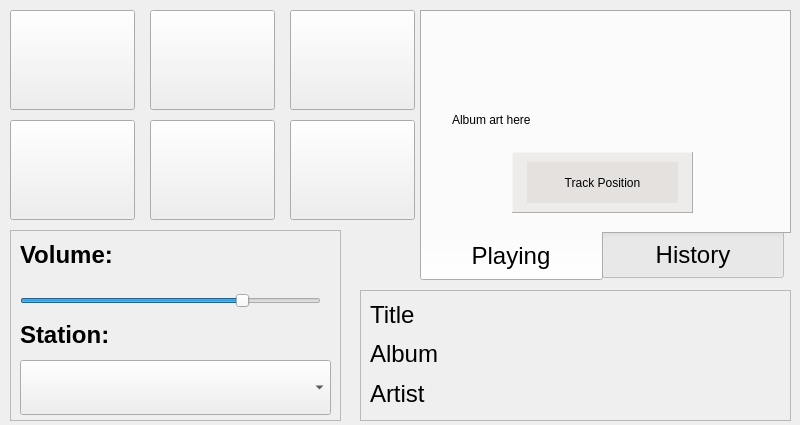
<?xml version="1.0" encoding="UTF-8"?>
<ui version="4.0">
 <class>MainWindow</class>
 <widget class="QMainWindow" name="MainWindow">
  <property name="geometry">
   <rect>
    <x>0</x>
    <y>0</y>
    <width>800</width>
    <height>425</height>
   </rect>
  </property>
  <property name="minimumSize">
   <size>
    <width>800</width>
    <height>360</height>
   </size>
  </property>
  <property name="maximumSize">
   <size>
    <width>850</width>
    <height>450</height>
   </size>
  </property>
  <property name="windowTitle">
   <string>qAndora - Internet Radio</string>
  </property>
  <property name="windowIcon">
   <iconset>
    <normaloff>images/qAndora.png</normaloff>images/qAndora.png</iconset>
  </property>
  <widget class="QWidget" name="centralwidget">
   <widget class="QTabWidget" name="mainWidget">
    <property name="geometry">
     <rect>
      <x>420</x>
      <y>10</y>
      <width>371</width>
      <height>271</height>
     </rect>
    </property>
    <property name="font">
     <font>
      <pointsize>18</pointsize>
     </font>
    </property>
    <property name="styleSheet">
     <string notr="true">QTabBar::tab { height: 50px; width: 182px; }</string>
    </property>
    <property name="tabPosition">
     <enum>QTabWidget::South</enum>
    </property>
    <property name="currentIndex">
     <number>0</number>
    </property>
    <widget class="QWidget" name="currentTab">
     <attribute name="title">
      <string>Playing</string>
     </attribute>
     <widget class="QLabel" name="albumImage">
      <property name="geometry">
       <rect>
        <x>30</x>
        <y>0</y>
        <width>300</width>
        <height>215</height>
       </rect>
      </property>
      <property name="minimumSize">
       <size>
        <width>300</width>
        <height>215</height>
       </size>
      </property>
      <property name="maximumSize">
       <size>
        <width>0</width>
        <height>0</height>
       </size>
      </property>
      <property name="text">
       <string>Album art here</string>
      </property>
      <property name="scaledContents">
       <bool>true</bool>
      </property>
     </widget>
     <widget class="QFrame" name="positionFrame">
      <property name="geometry">
       <rect>
        <x>90</x>
        <y>140</y>
        <width>181</width>
        <height>61</height>
       </rect>
      </property>
      <property name="palette">
       <palette>
        <active>
         <colorrole role="WindowText">
          <brush brushstyle="SolidPattern">
           <color alpha="255">
            <red>0</red>
            <green>0</green>
            <blue>0</blue>
           </color>
          </brush>
         </colorrole>
         <colorrole role="Button">
          <brush brushstyle="SolidPattern">
           <color alpha="125">
            <red>223</red>
            <green>220</green>
            <blue>217</blue>
           </color>
          </brush>
         </colorrole>
         <colorrole role="Light">
          <brush brushstyle="SolidPattern">
           <color alpha="125">
            <red>255</red>
            <green>255</green>
            <blue>255</blue>
           </color>
          </brush>
         </colorrole>
         <colorrole role="Midlight">
          <brush brushstyle="SolidPattern">
           <color alpha="125">
            <red>239</red>
            <green>237</green>
            <blue>236</blue>
           </color>
          </brush>
         </colorrole>
         <colorrole role="Dark">
          <brush brushstyle="SolidPattern">
           <color alpha="125">
            <red>111</red>
            <green>110</green>
            <blue>108</blue>
           </color>
          </brush>
         </colorrole>
         <colorrole role="Mid">
          <brush brushstyle="SolidPattern">
           <color alpha="125">
            <red>149</red>
            <green>147</green>
            <blue>145</blue>
           </color>
          </brush>
         </colorrole>
         <colorrole role="Text">
          <brush brushstyle="SolidPattern">
           <color alpha="255">
            <red>0</red>
            <green>0</green>
            <blue>0</blue>
           </color>
          </brush>
         </colorrole>
         <colorrole role="BrightText">
          <brush brushstyle="SolidPattern">
           <color alpha="255">
            <red>255</red>
            <green>255</green>
            <blue>255</blue>
           </color>
          </brush>
         </colorrole>
         <colorrole role="ButtonText">
          <brush brushstyle="SolidPattern">
           <color alpha="255">
            <red>0</red>
            <green>0</green>
            <blue>0</blue>
           </color>
          </brush>
         </colorrole>
         <colorrole role="Base">
          <brush brushstyle="SolidPattern">
           <color alpha="255">
            <red>255</red>
            <green>255</green>
            <blue>255</blue>
           </color>
          </brush>
         </colorrole>
         <colorrole role="Window">
          <brush brushstyle="SolidPattern">
           <color alpha="125">
            <red>223</red>
            <green>220</green>
            <blue>217</blue>
           </color>
          </brush>
         </colorrole>
         <colorrole role="Shadow">
          <brush brushstyle="SolidPattern">
           <color alpha="255">
            <red>0</red>
            <green>0</green>
            <blue>0</blue>
           </color>
          </brush>
         </colorrole>
         <colorrole role="AlternateBase">
          <brush brushstyle="SolidPattern">
           <color alpha="190">
            <red>239</red>
            <green>237</green>
            <blue>236</blue>
           </color>
          </brush>
         </colorrole>
         <colorrole role="ToolTipBase">
          <brush brushstyle="SolidPattern">
           <color alpha="255">
            <red>255</red>
            <green>255</green>
            <blue>220</blue>
           </color>
          </brush>
         </colorrole>
         <colorrole role="ToolTipText">
          <brush brushstyle="SolidPattern">
           <color alpha="255">
            <red>0</red>
            <green>0</green>
            <blue>0</blue>
           </color>
          </brush>
         </colorrole>
        </active>
        <inactive>
         <colorrole role="WindowText">
          <brush brushstyle="SolidPattern">
           <color alpha="255">
            <red>0</red>
            <green>0</green>
            <blue>0</blue>
           </color>
          </brush>
         </colorrole>
         <colorrole role="Button">
          <brush brushstyle="SolidPattern">
           <color alpha="125">
            <red>223</red>
            <green>220</green>
            <blue>217</blue>
           </color>
          </brush>
         </colorrole>
         <colorrole role="Light">
          <brush brushstyle="SolidPattern">
           <color alpha="125">
            <red>255</red>
            <green>255</green>
            <blue>255</blue>
           </color>
          </brush>
         </colorrole>
         <colorrole role="Midlight">
          <brush brushstyle="SolidPattern">
           <color alpha="125">
            <red>239</red>
            <green>237</green>
            <blue>236</blue>
           </color>
          </brush>
         </colorrole>
         <colorrole role="Dark">
          <brush brushstyle="SolidPattern">
           <color alpha="125">
            <red>111</red>
            <green>110</green>
            <blue>108</blue>
           </color>
          </brush>
         </colorrole>
         <colorrole role="Mid">
          <brush brushstyle="SolidPattern">
           <color alpha="125">
            <red>149</red>
            <green>147</green>
            <blue>145</blue>
           </color>
          </brush>
         </colorrole>
         <colorrole role="Text">
          <brush brushstyle="SolidPattern">
           <color alpha="255">
            <red>0</red>
            <green>0</green>
            <blue>0</blue>
           </color>
          </brush>
         </colorrole>
         <colorrole role="BrightText">
          <brush brushstyle="SolidPattern">
           <color alpha="255">
            <red>255</red>
            <green>255</green>
            <blue>255</blue>
           </color>
          </brush>
         </colorrole>
         <colorrole role="ButtonText">
          <brush brushstyle="SolidPattern">
           <color alpha="255">
            <red>0</red>
            <green>0</green>
            <blue>0</blue>
           </color>
          </brush>
         </colorrole>
         <colorrole role="Base">
          <brush brushstyle="SolidPattern">
           <color alpha="255">
            <red>255</red>
            <green>255</green>
            <blue>255</blue>
           </color>
          </brush>
         </colorrole>
         <colorrole role="Window">
          <brush brushstyle="SolidPattern">
           <color alpha="125">
            <red>223</red>
            <green>220</green>
            <blue>217</blue>
           </color>
          </brush>
         </colorrole>
         <colorrole role="Shadow">
          <brush brushstyle="SolidPattern">
           <color alpha="255">
            <red>0</red>
            <green>0</green>
            <blue>0</blue>
           </color>
          </brush>
         </colorrole>
         <colorrole role="AlternateBase">
          <brush brushstyle="SolidPattern">
           <color alpha="190">
            <red>239</red>
            <green>237</green>
            <blue>236</blue>
           </color>
          </brush>
         </colorrole>
         <colorrole role="ToolTipBase">
          <brush brushstyle="SolidPattern">
           <color alpha="255">
            <red>255</red>
            <green>255</green>
            <blue>220</blue>
           </color>
          </brush>
         </colorrole>
         <colorrole role="ToolTipText">
          <brush brushstyle="SolidPattern">
           <color alpha="255">
            <red>0</red>
            <green>0</green>
            <blue>0</blue>
           </color>
          </brush>
         </colorrole>
        </inactive>
        <disabled>
         <colorrole role="WindowText">
          <brush brushstyle="SolidPattern">
           <color alpha="125">
            <red>111</red>
            <green>110</green>
            <blue>108</blue>
           </color>
          </brush>
         </colorrole>
         <colorrole role="Button">
          <brush brushstyle="SolidPattern">
           <color alpha="125">
            <red>223</red>
            <green>220</green>
            <blue>217</blue>
           </color>
          </brush>
         </colorrole>
         <colorrole role="Light">
          <brush brushstyle="SolidPattern">
           <color alpha="125">
            <red>255</red>
            <green>255</green>
            <blue>255</blue>
           </color>
          </brush>
         </colorrole>
         <colorrole role="Midlight">
          <brush brushstyle="SolidPattern">
           <color alpha="125">
            <red>239</red>
            <green>237</green>
            <blue>236</blue>
           </color>
          </brush>
         </colorrole>
         <colorrole role="Dark">
          <brush brushstyle="SolidPattern">
           <color alpha="125">
            <red>111</red>
            <green>110</green>
            <blue>108</blue>
           </color>
          </brush>
         </colorrole>
         <colorrole role="Mid">
          <brush brushstyle="SolidPattern">
           <color alpha="125">
            <red>149</red>
            <green>147</green>
            <blue>145</blue>
           </color>
          </brush>
         </colorrole>
         <colorrole role="Text">
          <brush brushstyle="SolidPattern">
           <color alpha="125">
            <red>111</red>
            <green>110</green>
            <blue>108</blue>
           </color>
          </brush>
         </colorrole>
         <colorrole role="BrightText">
          <brush brushstyle="SolidPattern">
           <color alpha="255">
            <red>255</red>
            <green>255</green>
            <blue>255</blue>
           </color>
          </brush>
         </colorrole>
         <colorrole role="ButtonText">
          <brush brushstyle="SolidPattern">
           <color alpha="125">
            <red>111</red>
            <green>110</green>
            <blue>108</blue>
           </color>
          </brush>
         </colorrole>
         <colorrole role="Base">
          <brush brushstyle="SolidPattern">
           <color alpha="125">
            <red>223</red>
            <green>220</green>
            <blue>217</blue>
           </color>
          </brush>
         </colorrole>
         <colorrole role="Window">
          <brush brushstyle="SolidPattern">
           <color alpha="125">
            <red>223</red>
            <green>220</green>
            <blue>217</blue>
           </color>
          </brush>
         </colorrole>
         <colorrole role="Shadow">
          <brush brushstyle="SolidPattern">
           <color alpha="255">
            <red>0</red>
            <green>0</green>
            <blue>0</blue>
           </color>
          </brush>
         </colorrole>
         <colorrole role="AlternateBase">
          <brush brushstyle="SolidPattern">
           <color alpha="125">
            <red>223</red>
            <green>220</green>
            <blue>217</blue>
           </color>
          </brush>
         </colorrole>
         <colorrole role="ToolTipBase">
          <brush brushstyle="SolidPattern">
           <color alpha="255">
            <red>255</red>
            <green>255</green>
            <blue>220</blue>
           </color>
          </brush>
         </colorrole>
         <colorrole role="ToolTipText">
          <brush brushstyle="SolidPattern">
           <color alpha="255">
            <red>0</red>
            <green>0</green>
            <blue>0</blue>
           </color>
          </brush>
         </colorrole>
        </disabled>
       </palette>
      </property>
      <property name="autoFillBackground">
       <bool>true</bool>
      </property>
      <property name="frameShape">
       <enum>QFrame::Panel</enum>
      </property>
      <property name="frameShadow">
       <enum>QFrame::Raised</enum>
      </property>
      <widget class="QLabel" name="positionLabel">
       <property name="geometry">
        <rect>
         <x>15</x>
         <y>10</y>
         <width>151</width>
         <height>41</height>
        </rect>
       </property>
       <property name="palette">
        <palette>
         <active>
          <colorrole role="WindowText">
           <brush brushstyle="SolidPattern">
            <color alpha="255">
             <red>0</red>
             <green>0</green>
             <blue>0</blue>
            </color>
           </brush>
          </colorrole>
          <colorrole role="Button">
           <brush brushstyle="SolidPattern">
            <color alpha="165">
             <red>223</red>
             <green>220</green>
             <blue>217</blue>
            </color>
           </brush>
          </colorrole>
          <colorrole role="Light">
           <brush brushstyle="SolidPattern">
            <color alpha="165">
             <red>255</red>
             <green>255</green>
             <blue>255</blue>
            </color>
           </brush>
          </colorrole>
          <colorrole role="Midlight">
           <brush brushstyle="SolidPattern">
            <color alpha="165">
             <red>239</red>
             <green>237</green>
             <blue>236</blue>
            </color>
           </brush>
          </colorrole>
          <colorrole role="Dark">
           <brush brushstyle="SolidPattern">
            <color alpha="165">
             <red>111</red>
             <green>110</green>
             <blue>108</blue>
            </color>
           </brush>
          </colorrole>
          <colorrole role="Mid">
           <brush brushstyle="SolidPattern">
            <color alpha="165">
             <red>149</red>
             <green>147</green>
             <blue>145</blue>
            </color>
           </brush>
          </colorrole>
          <colorrole role="Text">
           <brush brushstyle="SolidPattern">
            <color alpha="255">
             <red>0</red>
             <green>0</green>
             <blue>0</blue>
            </color>
           </brush>
          </colorrole>
          <colorrole role="BrightText">
           <brush brushstyle="SolidPattern">
            <color alpha="255">
             <red>255</red>
             <green>255</green>
             <blue>255</blue>
            </color>
           </brush>
          </colorrole>
          <colorrole role="ButtonText">
           <brush brushstyle="SolidPattern">
            <color alpha="255">
             <red>0</red>
             <green>0</green>
             <blue>0</blue>
            </color>
           </brush>
          </colorrole>
          <colorrole role="Base">
           <brush brushstyle="SolidPattern">
            <color alpha="255">
             <red>255</red>
             <green>255</green>
             <blue>255</blue>
            </color>
           </brush>
          </colorrole>
          <colorrole role="Window">
           <brush brushstyle="SolidPattern">
            <color alpha="165">
             <red>223</red>
             <green>220</green>
             <blue>217</blue>
            </color>
           </brush>
          </colorrole>
          <colorrole role="Shadow">
           <brush brushstyle="SolidPattern">
            <color alpha="255">
             <red>0</red>
             <green>0</green>
             <blue>0</blue>
            </color>
           </brush>
          </colorrole>
          <colorrole role="AlternateBase">
           <brush brushstyle="SolidPattern">
            <color alpha="210">
             <red>239</red>
             <green>237</green>
             <blue>236</blue>
            </color>
           </brush>
          </colorrole>
          <colorrole role="ToolTipBase">
           <brush brushstyle="SolidPattern">
            <color alpha="255">
             <red>255</red>
             <green>255</green>
             <blue>220</blue>
            </color>
           </brush>
          </colorrole>
          <colorrole role="ToolTipText">
           <brush brushstyle="SolidPattern">
            <color alpha="255">
             <red>0</red>
             <green>0</green>
             <blue>0</blue>
            </color>
           </brush>
          </colorrole>
         </active>
         <inactive>
          <colorrole role="WindowText">
           <brush brushstyle="SolidPattern">
            <color alpha="255">
             <red>0</red>
             <green>0</green>
             <blue>0</blue>
            </color>
           </brush>
          </colorrole>
          <colorrole role="Button">
           <brush brushstyle="SolidPattern">
            <color alpha="165">
             <red>223</red>
             <green>220</green>
             <blue>217</blue>
            </color>
           </brush>
          </colorrole>
          <colorrole role="Light">
           <brush brushstyle="SolidPattern">
            <color alpha="165">
             <red>255</red>
             <green>255</green>
             <blue>255</blue>
            </color>
           </brush>
          </colorrole>
          <colorrole role="Midlight">
           <brush brushstyle="SolidPattern">
            <color alpha="165">
             <red>239</red>
             <green>237</green>
             <blue>236</blue>
            </color>
           </brush>
          </colorrole>
          <colorrole role="Dark">
           <brush brushstyle="SolidPattern">
            <color alpha="165">
             <red>111</red>
             <green>110</green>
             <blue>108</blue>
            </color>
           </brush>
          </colorrole>
          <colorrole role="Mid">
           <brush brushstyle="SolidPattern">
            <color alpha="165">
             <red>149</red>
             <green>147</green>
             <blue>145</blue>
            </color>
           </brush>
          </colorrole>
          <colorrole role="Text">
           <brush brushstyle="SolidPattern">
            <color alpha="255">
             <red>0</red>
             <green>0</green>
             <blue>0</blue>
            </color>
           </brush>
          </colorrole>
          <colorrole role="BrightText">
           <brush brushstyle="SolidPattern">
            <color alpha="255">
             <red>255</red>
             <green>255</green>
             <blue>255</blue>
            </color>
           </brush>
          </colorrole>
          <colorrole role="ButtonText">
           <brush brushstyle="SolidPattern">
            <color alpha="255">
             <red>0</red>
             <green>0</green>
             <blue>0</blue>
            </color>
           </brush>
          </colorrole>
          <colorrole role="Base">
           <brush brushstyle="SolidPattern">
            <color alpha="255">
             <red>255</red>
             <green>255</green>
             <blue>255</blue>
            </color>
           </brush>
          </colorrole>
          <colorrole role="Window">
           <brush brushstyle="SolidPattern">
            <color alpha="165">
             <red>223</red>
             <green>220</green>
             <blue>217</blue>
            </color>
           </brush>
          </colorrole>
          <colorrole role="Shadow">
           <brush brushstyle="SolidPattern">
            <color alpha="255">
             <red>0</red>
             <green>0</green>
             <blue>0</blue>
            </color>
           </brush>
          </colorrole>
          <colorrole role="AlternateBase">
           <brush brushstyle="SolidPattern">
            <color alpha="210">
             <red>239</red>
             <green>237</green>
             <blue>236</blue>
            </color>
           </brush>
          </colorrole>
          <colorrole role="ToolTipBase">
           <brush brushstyle="SolidPattern">
            <color alpha="255">
             <red>255</red>
             <green>255</green>
             <blue>220</blue>
            </color>
           </brush>
          </colorrole>
          <colorrole role="ToolTipText">
           <brush brushstyle="SolidPattern">
            <color alpha="255">
             <red>0</red>
             <green>0</green>
             <blue>0</blue>
            </color>
           </brush>
          </colorrole>
         </inactive>
         <disabled>
          <colorrole role="WindowText">
           <brush brushstyle="SolidPattern">
            <color alpha="165">
             <red>111</red>
             <green>110</green>
             <blue>108</blue>
            </color>
           </brush>
          </colorrole>
          <colorrole role="Button">
           <brush brushstyle="SolidPattern">
            <color alpha="165">
             <red>223</red>
             <green>220</green>
             <blue>217</blue>
            </color>
           </brush>
          </colorrole>
          <colorrole role="Light">
           <brush brushstyle="SolidPattern">
            <color alpha="165">
             <red>255</red>
             <green>255</green>
             <blue>255</blue>
            </color>
           </brush>
          </colorrole>
          <colorrole role="Midlight">
           <brush brushstyle="SolidPattern">
            <color alpha="165">
             <red>239</red>
             <green>237</green>
             <blue>236</blue>
            </color>
           </brush>
          </colorrole>
          <colorrole role="Dark">
           <brush brushstyle="SolidPattern">
            <color alpha="165">
             <red>111</red>
             <green>110</green>
             <blue>108</blue>
            </color>
           </brush>
          </colorrole>
          <colorrole role="Mid">
           <brush brushstyle="SolidPattern">
            <color alpha="165">
             <red>149</red>
             <green>147</green>
             <blue>145</blue>
            </color>
           </brush>
          </colorrole>
          <colorrole role="Text">
           <brush brushstyle="SolidPattern">
            <color alpha="165">
             <red>111</red>
             <green>110</green>
             <blue>108</blue>
            </color>
           </brush>
          </colorrole>
          <colorrole role="BrightText">
           <brush brushstyle="SolidPattern">
            <color alpha="255">
             <red>255</red>
             <green>255</green>
             <blue>255</blue>
            </color>
           </brush>
          </colorrole>
          <colorrole role="ButtonText">
           <brush brushstyle="SolidPattern">
            <color alpha="165">
             <red>111</red>
             <green>110</green>
             <blue>108</blue>
            </color>
           </brush>
          </colorrole>
          <colorrole role="Base">
           <brush brushstyle="SolidPattern">
            <color alpha="165">
             <red>223</red>
             <green>220</green>
             <blue>217</blue>
            </color>
           </brush>
          </colorrole>
          <colorrole role="Window">
           <brush brushstyle="SolidPattern">
            <color alpha="165">
             <red>223</red>
             <green>220</green>
             <blue>217</blue>
            </color>
           </brush>
          </colorrole>
          <colorrole role="Shadow">
           <brush brushstyle="SolidPattern">
            <color alpha="255">
             <red>0</red>
             <green>0</green>
             <blue>0</blue>
            </color>
           </brush>
          </colorrole>
          <colorrole role="AlternateBase">
           <brush brushstyle="SolidPattern">
            <color alpha="165">
             <red>223</red>
             <green>220</green>
             <blue>217</blue>
            </color>
           </brush>
          </colorrole>
          <colorrole role="ToolTipBase">
           <brush brushstyle="SolidPattern">
            <color alpha="255">
             <red>255</red>
             <green>255</green>
             <blue>220</blue>
            </color>
           </brush>
          </colorrole>
          <colorrole role="ToolTipText">
           <brush brushstyle="SolidPattern">
            <color alpha="255">
             <red>0</red>
             <green>0</green>
             <blue>0</blue>
            </color>
           </brush>
          </colorrole>
         </disabled>
        </palette>
       </property>
       <property name="autoFillBackground">
        <bool>true</bool>
       </property>
       <property name="text">
        <string>Track Position</string>
       </property>
       <property name="alignment">
        <set>Qt::AlignCenter</set>
       </property>
      </widget>
     </widget>
    </widget>
    <widget class="QWidget" name="historyTab">
     <attribute name="title">
      <string>History</string>
     </attribute>
     <widget class="QListWidget" name="historyList">
      <property name="geometry">
       <rect>
        <x>0</x>
        <y>0</y>
        <width>371</width>
        <height>215</height>
       </rect>
      </property>
      <property name="minimumSize">
       <size>
        <width>285</width>
        <height>200</height>
       </size>
      </property>
      <property name="font">
       <font>
        <pointsize>20</pointsize>
       </font>
      </property>
     </widget>
    </widget>
   </widget>
   <widget class="QFrame" name="infoFrame">
    <property name="geometry">
     <rect>
      <x>360</x>
      <y>290</y>
      <width>431</width>
      <height>131</height>
     </rect>
    </property>
    <property name="frameShape">
     <enum>QFrame::StyledPanel</enum>
    </property>
    <property name="frameShadow">
     <enum>QFrame::Raised</enum>
    </property>
    <widget class="QLabel" name="titleLabel">
     <property name="geometry">
      <rect>
       <x>10</x>
       <y>10</y>
       <width>411</width>
       <height>31</height>
      </rect>
     </property>
     <property name="text">
      <string>&lt;html&gt;&lt;head/&gt;&lt;body&gt;&lt;p&gt;&lt;span style=&quot; font-size:18pt;&quot;&gt;Title&lt;/span&gt;&lt;/p&gt;&lt;/body&gt;&lt;/html&gt;</string>
     </property>
     <property name="wordWrap">
      <bool>true</bool>
     </property>
     <property name="indent">
      <number>-1</number>
     </property>
     <property name="openExternalLinks">
      <bool>true</bool>
     </property>
    </widget>
    <widget class="QLabel" name="albumLabel">
     <property name="geometry">
      <rect>
       <x>10</x>
       <y>49</y>
       <width>411</width>
       <height>31</height>
      </rect>
     </property>
     <property name="text">
      <string>&lt;html&gt;&lt;head/&gt;&lt;body&gt;&lt;p&gt;&lt;span style=&quot; font-size:18pt;&quot;&gt;Album&lt;/span&gt;&lt;/p&gt;&lt;/body&gt;&lt;/html&gt;</string>
     </property>
     <property name="wordWrap">
      <bool>true</bool>
     </property>
     <property name="indent">
      <number>-1</number>
     </property>
     <property name="openExternalLinks">
      <bool>true</bool>
     </property>
    </widget>
    <widget class="QLabel" name="artistLabel">
     <property name="geometry">
      <rect>
       <x>10</x>
       <y>89</y>
       <width>401</width>
       <height>31</height>
      </rect>
     </property>
     <property name="text">
      <string>&lt;html&gt;&lt;head/&gt;&lt;body&gt;&lt;p&gt;&lt;span style=&quot; font-size:18pt;&quot;&gt;Artist&lt;/span&gt;&lt;/p&gt;&lt;/body&gt;&lt;/html&gt;</string>
     </property>
     <property name="openExternalLinks">
      <bool>true</bool>
     </property>
    </widget>
   </widget>
   <widget class="QPushButton" name="loveButton">
    <property name="geometry">
     <rect>
      <x>10</x>
      <y>120</y>
      <width>125</width>
      <height>100</height>
     </rect>
    </property>
    <property name="toolTip">
     <string>Favorite Song</string>
    </property>
    <property name="text">
     <string/>
    </property>
    <property name="icon">
     <iconset>
      <normaloff>images/favorite.png</normaloff>images/favorite.png</iconset>
    </property>
    <property name="iconSize">
     <size>
      <width>75</width>
      <height>75</height>
     </size>
    </property>
   </widget>
   <widget class="QPushButton" name="tiredButton">
    <property name="geometry">
     <rect>
      <x>150</x>
      <y>120</y>
      <width>125</width>
      <height>100</height>
     </rect>
    </property>
    <property name="toolTip">
     <string>Set song to tired</string>
    </property>
    <property name="text">
     <string/>
    </property>
    <property name="icon">
     <iconset>
      <normaloff>images/tired.png</normaloff>images/tired.png</iconset>
    </property>
    <property name="iconSize">
     <size>
      <width>75</width>
      <height>75</height>
     </size>
    </property>
   </widget>
   <widget class="QPushButton" name="banButton">
    <property name="geometry">
     <rect>
      <x>290</x>
      <y>120</y>
      <width>125</width>
      <height>100</height>
     </rect>
    </property>
    <property name="toolTip">
     <string>Ban song</string>
    </property>
    <property name="text">
     <string/>
    </property>
    <property name="icon">
     <iconset>
      <normaloff>images/ban.png</normaloff>images/ban.png</iconset>
    </property>
    <property name="iconSize">
     <size>
      <width>75</width>
      <height>75</height>
     </size>
    </property>
   </widget>
   <widget class="QPushButton" name="playPauseButton">
    <property name="geometry">
     <rect>
      <x>10</x>
      <y>10</y>
      <width>125</width>
      <height>100</height>
     </rect>
    </property>
    <property name="toolTip">
     <string>Pause Song</string>
    </property>
    <property name="text">
     <string/>
    </property>
    <property name="icon">
     <iconset>
      <normaloff>images/pause.png</normaloff>images/pause.png</iconset>
    </property>
    <property name="iconSize">
     <size>
      <width>75</width>
      <height>75</height>
     </size>
    </property>
   </widget>
   <widget class="QPushButton" name="skipButton">
    <property name="geometry">
     <rect>
      <x>150</x>
      <y>10</y>
      <width>125</width>
      <height>100</height>
     </rect>
    </property>
    <property name="toolTip">
     <string>Skip Song</string>
    </property>
    <property name="text">
     <string/>
    </property>
    <property name="icon">
     <iconset>
      <normaloff>images/skip.png</normaloff>images/skip.png</iconset>
    </property>
    <property name="iconSize">
     <size>
      <width>75</width>
      <height>75</height>
     </size>
    </property>
   </widget>
   <widget class="QPushButton" name="settingsButton">
    <property name="geometry">
     <rect>
      <x>290</x>
      <y>10</y>
      <width>125</width>
      <height>100</height>
     </rect>
    </property>
    <property name="toolTip">
     <string>Preferences</string>
    </property>
    <property name="text">
     <string/>
    </property>
    <property name="icon">
     <iconset>
      <normaloff>images/settings.png</normaloff>images/settings.png</iconset>
    </property>
    <property name="iconSize">
     <size>
      <width>75</width>
      <height>75</height>
     </size>
    </property>
   </widget>
   <widget class="QFrame" name="lowerFrame">
    <property name="geometry">
     <rect>
      <x>10</x>
      <y>230</y>
      <width>331</width>
      <height>191</height>
     </rect>
    </property>
    <property name="frameShape">
     <enum>QFrame::StyledPanel</enum>
    </property>
    <property name="frameShadow">
     <enum>QFrame::Raised</enum>
    </property>
    <widget class="QSlider" name="volumeSlider">
     <property name="geometry">
      <rect>
       <x>10</x>
       <y>50</y>
       <width>301</width>
       <height>41</height>
      </rect>
     </property>
     <property name="toolTip">
      <string>Adjust Volume</string>
     </property>
     <property name="maximum">
      <number>100</number>
     </property>
     <property name="value">
      <number>75</number>
     </property>
     <property name="orientation">
      <enum>Qt::Horizontal</enum>
     </property>
    </widget>
    <widget class="QComboBox" name="stationBox">
     <property name="geometry">
      <rect>
       <x>10</x>
       <y>130</y>
       <width>311</width>
       <height>55</height>
      </rect>
     </property>
     <property name="font">
      <font>
       <pointsize>18</pointsize>
      </font>
     </property>
    </widget>
    <widget class="QLabel" name="volumeLabel">
     <property name="geometry">
      <rect>
       <x>10</x>
       <y>10</y>
       <width>101</width>
       <height>31</height>
      </rect>
     </property>
     <property name="text">
      <string>&lt;html&gt;&lt;head/&gt;&lt;body&gt;&lt;p&gt;&lt;span style=&quot; font-size:18pt; font-weight:600;&quot;&gt;Volume:&lt;/span&gt;&lt;/p&gt;&lt;/body&gt;&lt;/html&gt;</string>
     </property>
     <property name="textFormat">
      <enum>Qt::AutoText</enum>
     </property>
    </widget>
    <widget class="QLabel" name="stationLabel">
     <property name="geometry">
      <rect>
       <x>10</x>
       <y>90</y>
       <width>101</width>
       <height>31</height>
      </rect>
     </property>
     <property name="text">
      <string>&lt;html&gt;&lt;head/&gt;&lt;body&gt;&lt;p&gt;&lt;span style=&quot; font-size:18pt; font-weight:600;&quot;&gt;Station:&lt;/span&gt;&lt;/p&gt;&lt;/body&gt;&lt;/html&gt;</string>
     </property>
    </widget>
   </widget>
  </widget>
 </widget>
 <resources/>
 <connections/>
</ui>
